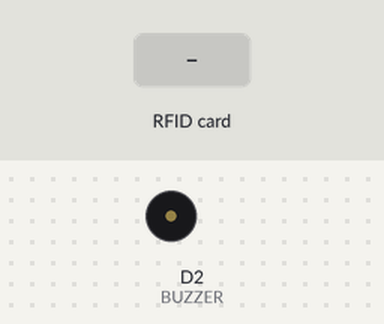
Bench run of a sketch on a simulated ESP8266 (NodeMCU). Shown: buzzer (waves = sounding, pin HIGH). The inputs (shaded band) are chosen by the test bench. WiFi joins after 1.5 s; servers stay silent unless stated; uploads are accepted with an empty reply; what the sketch prints to the serial monitor is not drawn.

Above: at 5.2 s.
5.3 s: RFID card 12 34 56 78 held to the reader
At 5.5 s:
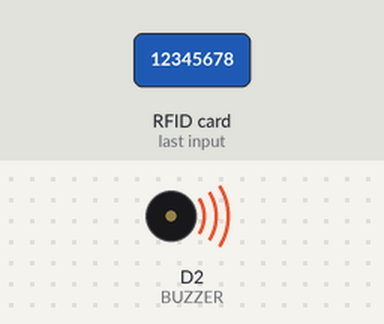
7.5 s: RFID card 5E 7A 19 C4 held to the reader
At 9.8 s:
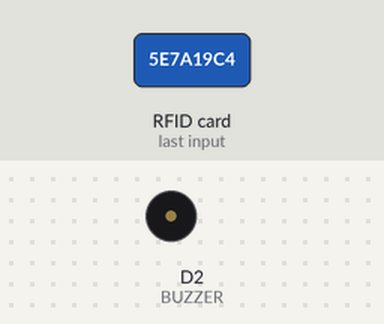
Timing chart, 0 to 11.3 s (numbered marks = the images above; inputs shaded):
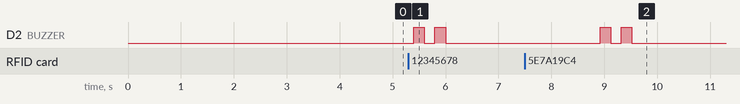

The sketch:

send_data_to_google_sheet.ino
```cpp
#include <SPI.h>
#include <MFRC522.h>
#include <Arduino.h>
#include <ESP8266WiFi.h>
#include <ESP8266WiFiMulti.h>
#include <ESP8266HTTPClient.h>
#include <WiFiClient.h>
#include <WiFiClientSecureBearSSL.h>

// Fingerprint for demo URL, expires on June 2, 2021, needs to be updated well before this date
const uint8_t fingerprint[20] = {0x99, 0x1A, 0xE6, 0xC6, 0x9B, 0x04, 0x87, 0x74, 0xE3, 0xDA, 0x97, 0xC8, 0x29, 0x09, 0x15, 0x16, 0xCF, 0x1F, 0x6A, 0x78};
// 4a 2e b2 a8 29 12 9a ca ac e1 e0 f4 a0 6c 74 4b 4b 7d 5b ab

#define RST_PIN  D3     // Configurable, see typical pin layout above
#define SS_PIN   D4     // Configurable, see typical pin layout above
#define BUZZER   D2     // Configurable, see typical pin layout above

MFRC522 mfrc522(SS_PIN, RST_PIN);  // Instance of the class
MFRC522::MIFARE_Key key;
ESP8266WiFiMulti WiFiMulti;
MFRC522::StatusCode status;

/* Be aware of Sector Trailer Blocks */
int blockNum = 2;

/* Create another array to read data from Block */
/* Legthn of buffer should be 2 Bytes more than the size of Block (16 Bytes) */
byte bufferLen = 18;
byte readBlockData[18];

String data2;
const String data1 = "https://script.google.com/macros/s/AKfycbz6g2ah_CmlveFSSCblQkun0wFt_7-N1pt5iQl5PCoexGsIoroGwVfWfqwqudknJ_FjqQ/exec?name=";

void setup()
{
  /* Initialize serial communications with the PC */
  Serial.begin(9600);
  // Serial.setDebugOutput(true);

  Serial.println();
  Serial.println();
  Serial.println();

  for (uint8_t t = 4; t > 0; t--)
  {
    Serial.printf("[SETUP] WAIT %d...\n", t);
    Serial.flush();
    delay(1000);
  }

  WiFi.mode(WIFI_STA);

  /* Put your WIFI Name and Password here */
  WiFiMulti.addAP("GOVIND", "12345678");

  /* Set BUZZER as OUTPUT */
  pinMode(BUZZER, OUTPUT);
  /* Initialize SPI bus */
  SPI.begin();
}

void loop()
{
  /* Initialize MFRC522 Module */
  mfrc522.PCD_Init();
  /* Look for new cards */
  /* Reset the loop if no new card is present on RC522 Reader */
  if ( ! mfrc522.PICC_IsNewCardPresent())
  {
    return;
  }
  /* Select one of the cards */
  if ( ! mfrc522.PICC_ReadCardSerial())
  {
    return;
  }
  /* Read data from the same block */
  Serial.println();
  Serial.println(F("Reading last data from RFID..."));
  ReadDataFromBlock(blockNum, readBlockData);
  /* If you want to print the full memory dump, uncomment the next line */
  //mfrc522.PICC_DumpToSerial(&(mfrc522.uid));

  /* Print the data read from block */
  Serial.println();
  Serial.print(F("Last data in RFID:"));
  Serial.print(blockNum);
  Serial.print(F(" --> "));
  for (int j=0 ; j<16 ; j++)
  {
    Serial.write(readBlockData[j]);
  }
  Serial.println();
  digitalWrite(BUZZER, HIGH);
  delay(200);
  digitalWrite(BUZZER, LOW);
  delay(200);
  digitalWrite(BUZZER, HIGH);
  delay(200);
  digitalWrite(BUZZER, LOW);

  // wait for WiFi connection
  if ((WiFiMulti.run() == WL_CONNECTED))
  {
    std::unique_ptr<BearSSL::WiFiClientSecure>client(new BearSSL::WiFiClientSecure);

    client->setFingerprint(fingerprint);
    // Or, if you happy to ignore the SSL certificate, then use the following line instead:
    // client->setInsecure();

    data2 = data1 + String((char*)readBlockData);
    data2.trim();
    Serial.println(data2);

    HTTPClient https;
    Serial.print(F("[HTTPS] begin...\n"));
    if (https.begin(*client, (String)data2))
    {
      // HTTP
      Serial.print(F("[HTTPS] GET...\n"));
      // start connection and send HTTP header
      int httpCode = https.GET();

      // httpCode will be negative on error
      if (httpCode > 0)
      {
        // HTTP header has been send and Server response header has been handled
        Serial.printf("[HTTPS] GET... code: %d\n", httpCode);
        // file found at server
      }
      else
      {
        Serial.printf("[HTTPS] GET... failed, error: %s\n", https.errorToString(httpCode).c_str());
      }
      https.end();
      delay(1000);
    }
    else
    {
      Serial.printf("[HTTPS} Unable to connect\n");
    }
  }
}

void ReadDataFromBlock(int blockNum, byte readBlockData[])
{
  /* Prepare the ksy for authentication */
  /* All keys are set to FFFFFFFFFFFFh at chip delivery from the factory */
  for (byte i = 0; i < 6; i++)
  {
    key.keyByte[i] = 0xFF;
  }
  /* Authenticating the desired data block for Read access using Key A */
  status = mfrc522.PCD_Authenticate(MFRC522::PICC_CMD_MF_AUTH_KEY_A, blockNum, &key, &(mfrc522.uid));

  if (status != MFRC522::STATUS_OK)
  {
     Serial.print("Authentication failed for Read: ");
     Serial.println(mfrc522.GetStatusCodeName(status));
     return;
  }
  else
  {
    Serial.println("Authentication success");
  }

  /* Reading data from the Block */
  status = mfrc522.MIFARE_Read(blockNum, readBlockData, &bufferLen);
  if (status != MFRC522::STATUS_OK)
  {
    Serial.print("Reading failed: ");
    Serial.println(mfrc522.GetStatusCodeName(status));
    return;
  }
  else
  {
    Serial.println("Block was read successfully");
  }
}
```

Measured:
- after the input at 5.3 s, D2 (BUZZER): alternates HIGH for 0.20 s and LOW for 0.20 s, 4 changes in all, then stays LOW, starting after 0.10 s
- after the input at 7.5 s, D2 (BUZZER): alternates HIGH for 0.20 s and LOW for 0.20 s, 4 changes in all, then stays LOW, starting after 1.4 s
